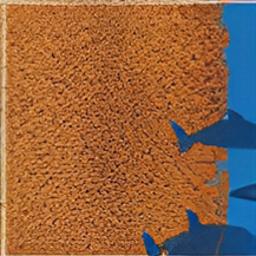
#> input picture Assets/Resources/Maps/Kraken/tile_B_14.png, 256 x 256 px, given in place of Map__KrakenCropped.png, which was not available
$ jupyter execute tiles.ipynb
#> lines starting #> are read from the running program, lines starting #| are printed output that depends on the picture; pictures that were not available may be replaced by others from this repository, and a replacement may not be noted
[cell 1]
from PIL import Image
import os
import matplotlib.pyplot as plt

[cell 2]
def display(image, figsize=(8,8)):
    plt.figure(figsize=figsize)
    plt.axis('off')
    plt.imshow(image)
    plt.show()

[cell 3]
tilemap_file = "E:/UnityProjects/UFB/Assets/Resources/Images/Map__KrakenCropped.png"

[cell 4]
image_size = (5642, 5642) # this divides by 26 to 217
image = Image.open(tilemap_file)
#> image is the input picture: PIL image 256x256 RGB; mean R, G, B 147.8, 99.9, 65.9
image = image.resize(image_size)
#> image: PIL image 5642x5642 RGB

[cell 5]
display(image)

[cell 6]
map_name = "Kraken"
outpath = f"E:/UnityProjects/UFB/Assets/Resources/Maps/{map_name}"

if not os.path.exists(outpath):
    os.makedirs(outpath)

[cell 7]
image.size
#> Out = (5642, 5642)

[cell 8]
num_tiles = 26
horizontal_tile_names = [x for x in "ABCDEFGHIJKLMNOPQRSTUVWXYZ"]
output_size = (256, 256)

image_width, image_height = image.size
#> image_width = 5642; image_height = 5642
tile_width = image_width // num_tiles
#> tile_width = 217
tile_height = image_height // num_tiles
#> tile_height = 217

print(f"Tile size: {tile_width} x {tile_height}")
#| Tile size: 217 x 217

for i in range(num_tiles):
    for j in range(num_tiles):
        tile = image.crop((i*tile_width, j*tile_height, (i+1)*tile_width, (j+1)*tile_height))

        row_name = j
        col_name = horizontal_tile_names[i]

        outfile = os.path.join(outpath, f"Tile__{i}_{j}.png")
        tile = tile.resize(output_size)
        tile.save(f"E:/UnityProjects/UFB/Assets/Resources/Maps/tile_{col_name}_{row_name}.png")
#> this loop made 26 passes
#> pass 1, `tile.save(f"E:/UnityProjects/UFB/Assets/Resources/Maps/tile_{col_name}..`:
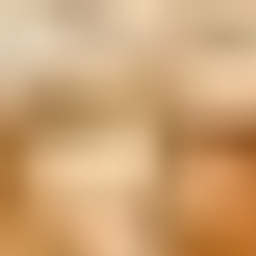
#> saved as tile_A_0.png: PIL image 256x256 RGB; mean R, G, B 205.3, 163.6, 117.8
#> pass 1, `tile.save(f"E:/UnityProjects/UFB/Assets/Resources/Maps/tile_{col_name}..`:
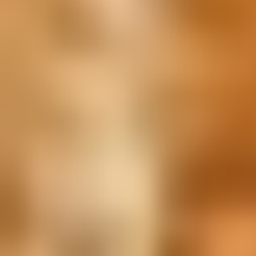
#> saved as tile_A_1.png: PIL image 256x256 RGB; mean R, G, B 197.9, 144.2, 87.7
#> pass 1, `tile.save(f"E:/UnityProjects/UFB/Assets/Resources/Maps/tile_{col_name}..`:
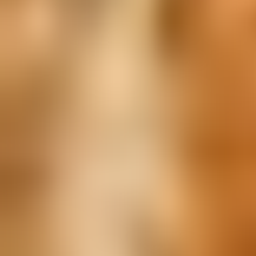
#> saved as tile_A_2.png: PIL image 256x256 RGB; mean R, G, B 198.9, 145.6, 90.3
#> pass 1, `tile.save(f"E:/UnityProjects/UFB/Assets/Resources/Maps/tile_{col_name}..`:
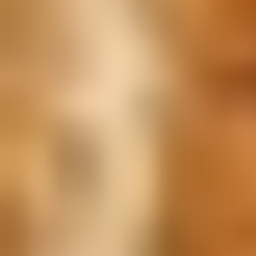
#> saved as tile_A_3.png: PIL image 256x256 RGB; mean R, G, B 196.8, 144.8, 90.8
#> after the loop:
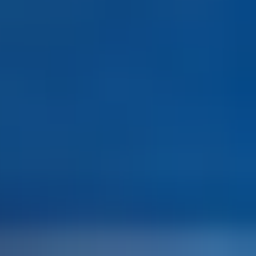
#> tile: PIL image 256x256 RGB; mean R, G, B 18.5, 77, 134.4
